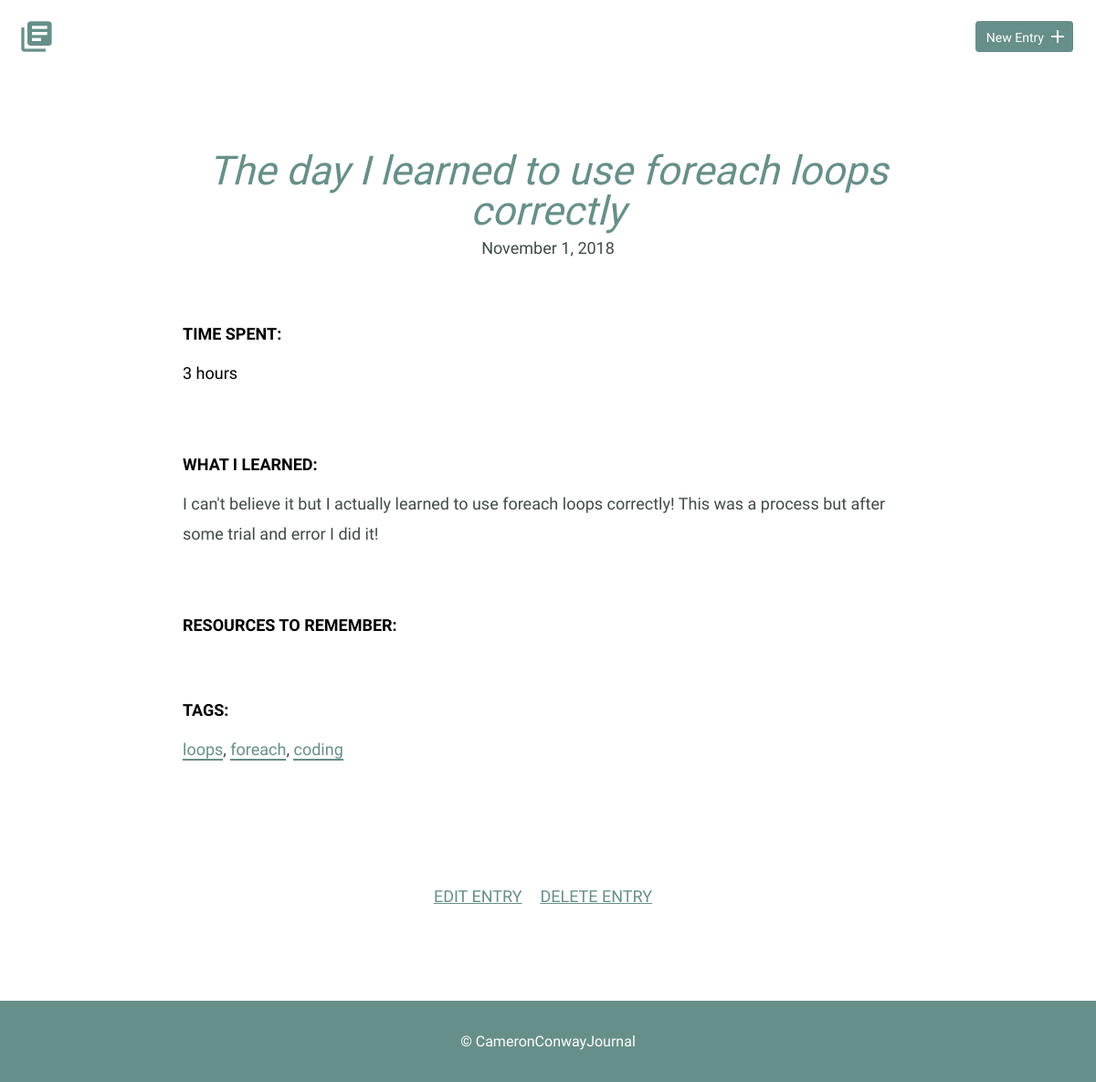
Screenshot of /detail.php?id=3 with the database file from the repository.
### tables this page shows
CREATE TABLE "entries" (
	"entry_id"	INTEGER,
	"title"	TEXT,
	"date"	TEXT,
	"time_spent"	INTEGER,
	"learned"	BLOB,
	"resources"	BLOB,
	PRIMARY KEY("entry_id")
);

### inc/functions.php (called while the page is built, shortened)
<?php
function get_one_entry($id) {
    include "connection.php";
    $sql = 'SELECT title, date, time_spent, learned, resources FROM entries WHERE entry_id = ?';
    try {
        $results = $db->prepare($sql);
        $results->bindValue(1, $id, PDO::PARAM_INT);
        $results->execute();
    } catch (Exception $e) {
        echo "Error Message - " . $e->getMessage() . "</br>";
        return false;
    }
    $entry = $results->fetch(PDO::FETCH_ASSOC);
    return $entry;
}

### detail.php (the view, shortened to what this page needs)
<?php
    include "inc/functions.php";
    if(isset($_GET["id"])) {
        $id = filter_input(INPUT_GET,"id",FILTER_SANITIZE_NUMBER_INT);
        $entry = get_one_entry($id);
        $formattedDate = date('F j, Y', strtotime($entry['date']));
        $entry_tags = get_entry_tags($id);
    }
    include "inc/header.php";?>
        <section>
            <div class="container">
                <div class="entry-list single">
                    <article>
                        <h1><?php echo $entry['title'] ?></h1>
                        <?php
                        if(!empty($entry['date'])) {
                            ?>
                                <time datetime="<?php echo $entry['date'] ?>"><?php echo $formattedDate ?></time>
                            <?php
                        }
                        ?>
                        <div class="entry">
                            <h3>Time Spent: </h3>
                            <p class="detail-time"><?php echo $entry['time_spent'] ?></p>
                        </div>
                        <div class="entry">
                            <h3>What I Learned:</h3>
                            <p><?php echo $entry['learned'] ?></p>
                        </div>
                        <div class="entry">
                            <h3>Resources to Remember:</h3>
                        </div>
                        <div class="entry">
                            <h3>Tags: </h3>
                            <?php
                                if(!empty($entry_tags)) {
                                    $tagsList = array();
                                    foreach($entry_tags as $tag_name) {
                                        if(!in_array($tag_name['tag_name'], $tagsList)) {
                                            array_push($tagsList, $tag_name['tag_name']);
                                        }
                                    }
                                    $lastTag = end($tagsList);
                                    echo "<p class='tags-list-detail'>";
                                    foreach($tagsList as $tag) {
                                        if($tag !== $lastTag) {
                                            echo " <a href='tags.php?tag=" . $tag . "'>" . $tag . "</a>,";
                                        } else {
                                            echo " <a href='tags.php?tag=" . $tag . "'>" . $tag . "</a>";
                                        }
                                    }
                                    echo "</p>";
                                }
                            ?>
                        </div>
                    </article>
                </div>
            </div>
            <div class="edit">
                <div class="edit-button">
                    <p><a href="edit.php?id=<?php echo $id ?>">Edit Entry</a></p>
                </div>
                <form method="post">
                    <input class="delete-button" type="submit" value="Delete Entry">
                </form>
            </div>
        </section>
    <?php include "inc/footer.php"; ?>

### css/site.css (style rules this page uses)
body { font-size: 16px; color: #404a49; font-family: 'Cousine', serif; font-weight: 400; }
.container { margin: 0 auto; padding: 0 25px; }
h1, h2, h3 { margin: 0; font-weight: 400; line-height: 1em; color: #000; }
h1 { font-size: 44px; margin-bottom: 12px; }
h3 { font-size: 18px; font-family: 'Work Sans', serif; font-weight: 600; text-transform: uppercase; }
p { line-height: 1.8em; font-size: 18px; }
p a { border-bottom: 2px solid #678f89; padding: 0; color: #678f89; text-decoration: none; }
.entry-list, .edit-entry, .new-entry { max-width: 800px; margin: 0 auto; padding: 70px 0 150px 0; }
.entry-list article { margin-bottom: 70px; text-align: center; }
.entry-list article:last-child { margin-bottom: 0; }
.entry-list article h1 { margin-bottom: 8px; color: #678f89; font-style: italic; }
.entry-list .detail-time { color: black; }
.entry-list.single { padding-bottom: 70px; }
.entry-list.single time { font-size: 18px; }
.entry { max-width: 800px; margin: 75px auto 0 auto; text-align: left; }
.entry p { margin-bottom: 40px; }
.edit { padding-bottom: 80px; text-align: center; margin: 0 auto; }
.edit .edit-button { display:inline-block; margin-right:10px; }
.edit form { display:inline-block; }
.edit a { font-weight: 400; text-transform: uppercase; font-size: 18px; border: none; text-decoration: underline; }
.edit .delete-button { border: none; background-color: white; font-weight: 400; text-transform: uppercase; font-size: 18px; color: #678f89; text-decoration: underline; }
input[type=submit] { margin-right: 5px; }

### rows the page displays
entries: title "The day I learned to use foreach loops correctly", date "November 1, 2018", time_spent "3 hours", learned "I can't believe it but I actually learned to use foreach loops correctly! This was a process but after some trial and error I did it!"

### other values shown
$tag "loops"
$tag "foreach"
$tag "coding"
